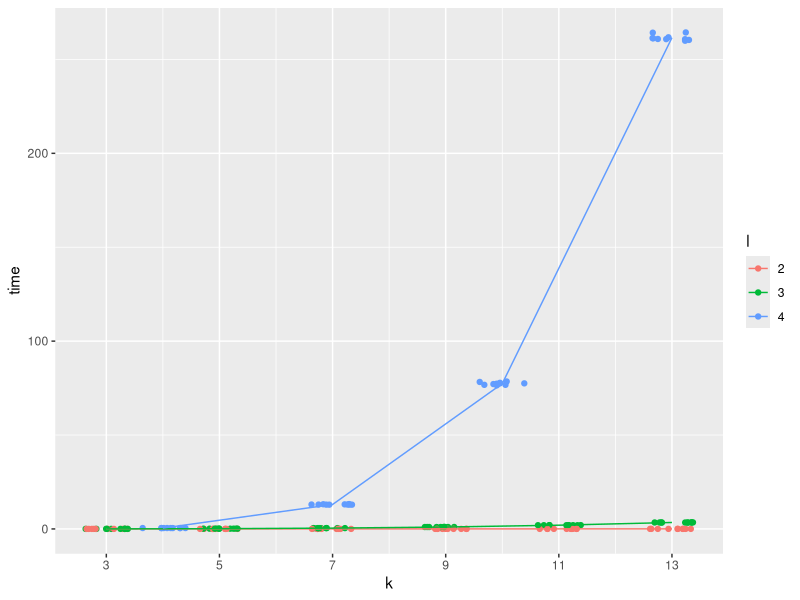
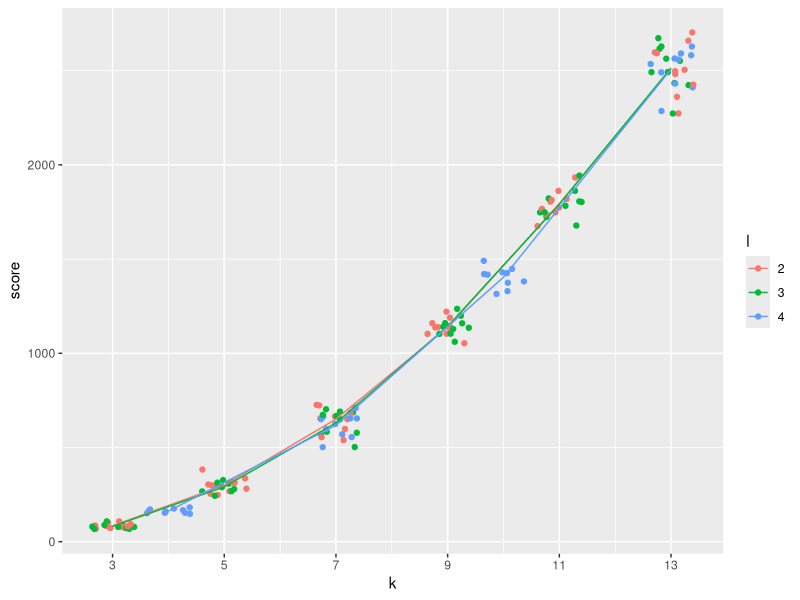
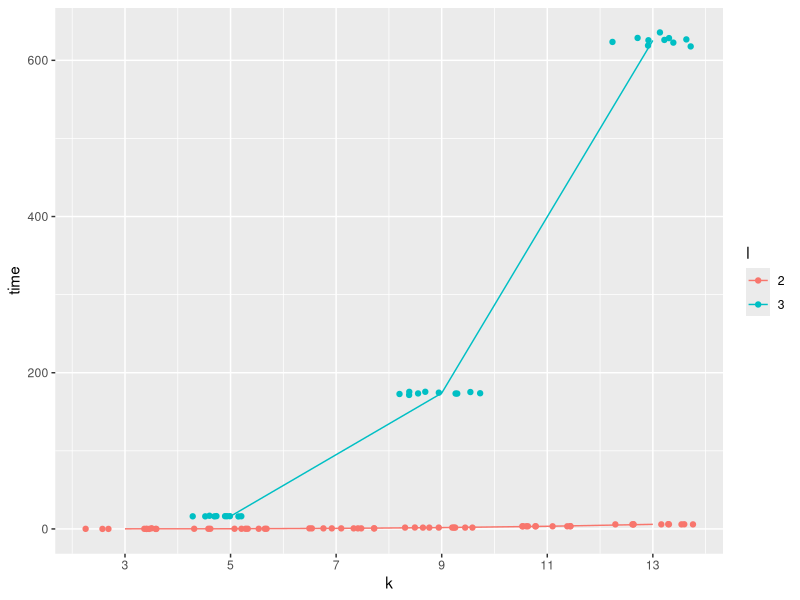
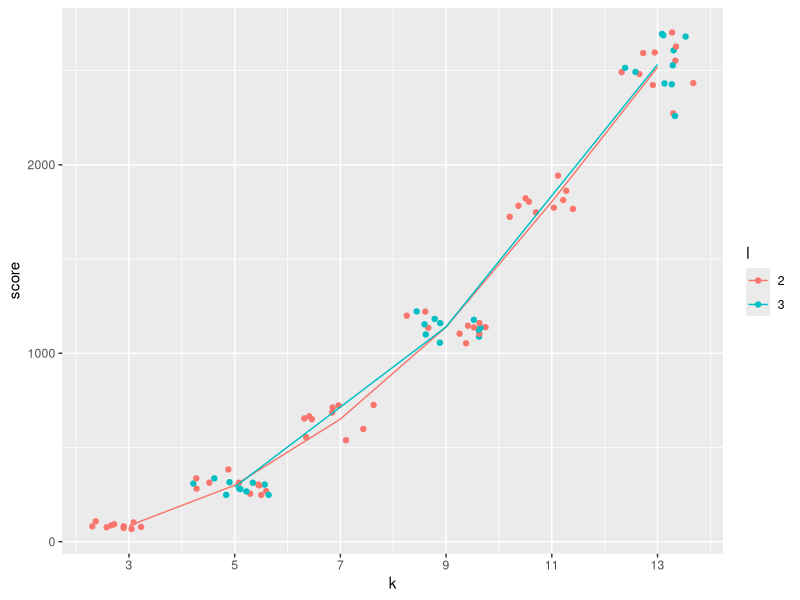
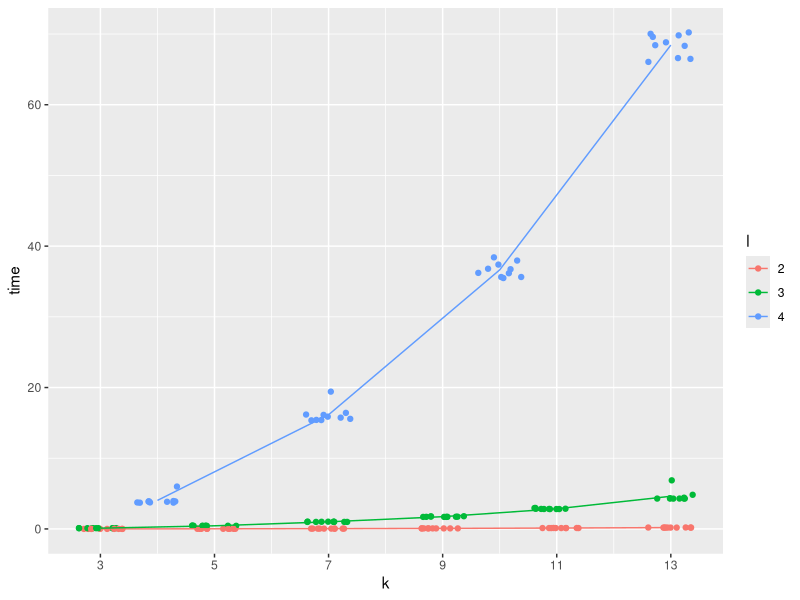
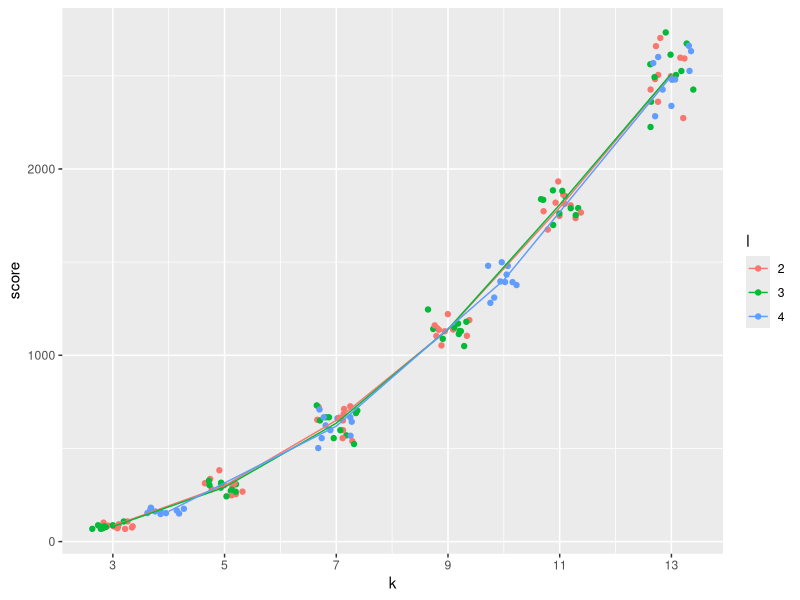
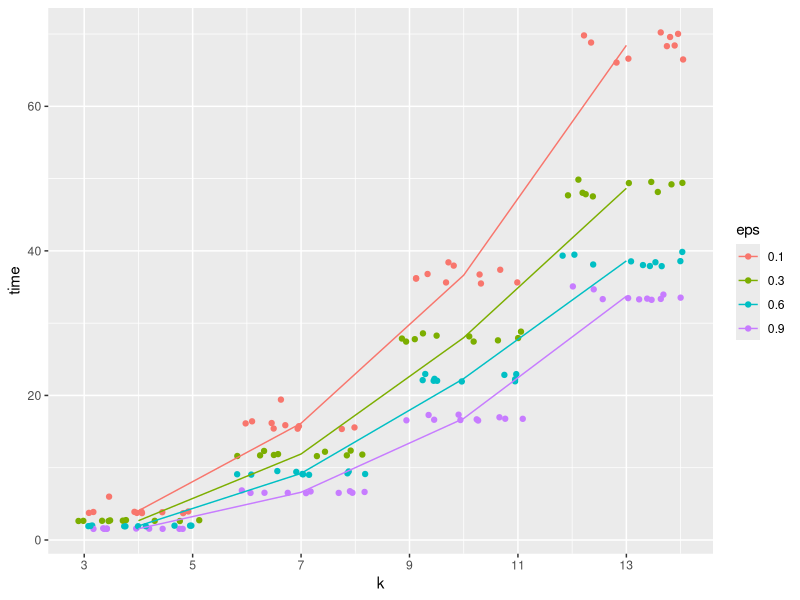
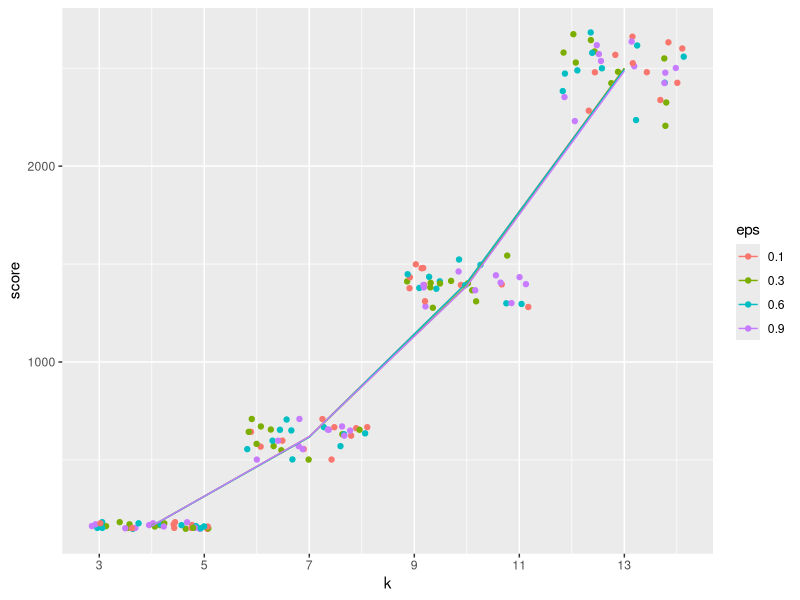

Source code (R) for these figures, in order:
## ---- chunk 1
knitr::opts_chunk$set(echo = TRUE, message = FALSE)
library(tidyverse)
library(knitr)
## ---- chunk 2
optimized <- read.csv("optimized_l_stars.csv")
paired <- read.csv("paired_l_stars.csv")
randomized <- read.csv("randomized_l_stars.csv")
exact_scores <- read.csv("exact_scores.csv")
## ---- chunk 3
optimized.exact <- merge(optimized, exact_scores, by=c("k", "round")) %>% 
  mutate(approx_ratio=2-l/k, actual_ratio=score/exact_score)

paired.exact <- merge(paired, exact_scores, by=c("k", "round")) %>% 
  mutate(approx_ratio=2-l/k, actual_ratio=score/exact_score)
  
randomized.exact <- merge(randomized, exact_scores, by=c("k", "round")) %>% 
  mutate(approx_ratio=2-l/(2*k), actual_ratio=score/exact_score)
## ---- chunk 4
all(optimized.exact$actual_ratio <= optimized.exact$approx_ratio)
all(paired.exact$actual_ratio <= paired.exact$approx_ratio)
all(randomized.exact$actual_ratio <= randomized.exact$approx_ratio)
## ---- chunk 5
optimized <- optimized %>% 
  group_by(k, l) %>% 
  mutate(avg_time = mean(time), avg_score = mean(score)) %>% 
  ungroup()
## ---- chunk 6
optimized %>% 
  group_by(k, l) %>% 
  summarise(average_score=mean(score)) %>% 
  spread(l, average_score) %>% 
  kable()
## ---- chunk 7
optimized %>% 
  group_by(k, l) %>% 
  summarise(average_time=mean(time)) %>% 
  spread(l, average_time) %>% 
  kable()
## ---- chunk 8
optimized %>% 
  mutate(l=as.factor(l)) %>% 
  ggplot(aes(k, time)) + 
  geom_jitter(aes(color=l)) + 
  geom_line(aes(k, avg_time, color=l)) +
  scale_x_continuous(breaks=c(3,5,7,9,11,13))
## ---- chunk 9
optimized %>% 
  mutate(l=as.factor(l)) %>% 
  ggplot(aes(k, score)) + 
  geom_jitter(aes(color=l)) + 
  geom_line(aes(k, avg_score, color=l)) +
  scale_x_continuous(breaks=c(3,5,7,9,11,13))
## ---- chunk 10
paired <- paired %>% 
  group_by(k, l) %>% 
  mutate(avg_time = mean(time), avg_score = mean(score)) %>% 
  ungroup()
## ---- chunk 11
paired %>% 
  group_by(k, l) %>% 
  summarise(average_score=mean(score)) %>% 
  spread(l, average_score) %>% 
  kable()
## ---- chunk 12
paired %>% 
  group_by(k, l) %>% 
  summarise(average_time=mean(time)) %>% 
  spread(l, average_time) %>% 
  kable()
## ---- chunk 13
paired %>% 
  mutate(l=as.factor(l)) %>% 
  ggplot(aes(k, time)) + 
  geom_jitter(aes(color=l)) + 
  geom_line(aes(k, avg_time, color=l)) +
  scale_x_continuous(breaks=c(3,5,7,9,11,13))
## ---- chunk 14
paired %>% 
  mutate(l=as.factor(l)) %>% 
  ggplot(aes(k, score)) + 
  geom_jitter(aes(color=l)) + 
  geom_line(aes(k, avg_score, color=l)) +
  scale_x_continuous(breaks=c(3,5,7,9,11,13))
## ---- chunk 15
randomized <- randomized %>% 
  group_by(k, l, eps) %>% 
  mutate(avg_time = mean(time), avg_score = mean(score)) %>% 
  ungroup()
## ---- chunk 16
randomized %>% 
  group_by(k, l) %>% 
  summarise(average_score=mean(score)) %>% 
  spread(l, average_score) %>% 
  kable()
## ---- chunk 17
randomized %>% 
  group_by(k, l) %>% 
  summarise(average_time=mean(time)) %>% 
  spread(l, average_time) %>% 
  kable()
## ---- chunk 18
randomized %>% 
  filter(eps==0.1) %>% 
  mutate(l=as.factor(l)) %>% 
  ggplot(aes(k, time)) + 
  geom_jitter(aes(color=l)) + 
  geom_line(aes(k, avg_time, color=l)) +
  scale_x_continuous(breaks=c(3,5,7,9,11,13))
## ---- chunk 19
randomized %>% 
  filter(eps==0.1) %>% 
  mutate(l=as.factor(l)) %>% 
  ggplot(aes(k, score)) + 
  geom_jitter(aes(color=l)) + 
  geom_line(aes(k, avg_score, color=l)) +
  scale_x_continuous(breaks=c(3,5,7,9,11,13))
## ---- chunk 20
randomized %>% 
  filter(l==4) %>% 
  mutate(eps=as.factor(eps)) %>% 
  ggplot(aes(k, time)) + 
  geom_jitter(aes(color=eps)) + 
  geom_line(aes(k, avg_time, color=eps)) +
  scale_x_continuous(breaks=c(3,5,7,9,11,13))
## ---- chunk 21
randomized %>% 
  filter(l==4) %>% 
  mutate(eps=as.factor(eps)) %>% 
  ggplot(aes(k, score)) + 
  geom_jitter(aes(color=eps)) + 
  geom_line(aes(k, avg_score, color=eps)) +
  scale_x_continuous(breaks=c(3,5,7,9,11,13))
## ---- chunk 22
optimized.2 <- optimized %>% 
  filter(l==2) %>% 
  mutate(algo="optimized")

paired.2 <- paired %>% 
  filter(l==2) %>% 
  mutate(algo="paired")

randomized.2 <- randomized %>% 
  filter(l==4, eps==0.1) %>% 
  select(-eps) %>% 
  mutate(algo="randomized")

df <- rbind(optimized.2, paired.2, randomized.2)
## ---- chunk 23
df %>% 
  ggplot(aes(k, time)) + 
  geom_jitter(aes(color=algo)) + 
  geom_line(aes(k, avg_time, color=algo)) +
  scale_x_continuous(breaks=c(3,5,7,9,11,13))
## ---- chunk 24
df %>% 
  ggplot(aes(k, score)) + 
  geom_jitter(aes(color=algo)) + 
  geom_line(aes(k, avg_score, color=algo)) +
  scale_x_continuous(breaks=c(3,5,7,9,11,13))
## ---- chunk 25
optimized.3 <- optimized %>% 
  filter(l==3) %>% 
  mutate(algo="optimized")

paired.3 <- paired %>% 
  filter(l==2) %>% 
  mutate(algo="paired")

randomized.3 <- randomized %>% 
  filter(l==3, eps==0.1) %>% 
  select(-eps) %>% 
  mutate(algo="randomized")

df.3 <- rbind(optimized.3, paired.3, randomized.3)
## ---- chunk 26
df.3 %>% 
  ggplot(aes(k, time)) + 
  geom_jitter(aes(color=algo)) + 
  geom_line(aes(k, avg_time, color=algo)) +
  scale_x_continuous(breaks=c(3,5,7,9,11,13))
## ---- chunk 27
df.3 %>% 
  ggplot(aes(k, score)) + 
  geom_jitter(aes(color=algo)) + 
  geom_line(aes(k, avg_score, color=algo)) +
  scale_x_continuous(breaks=c(3,5,7,9,11,13))
